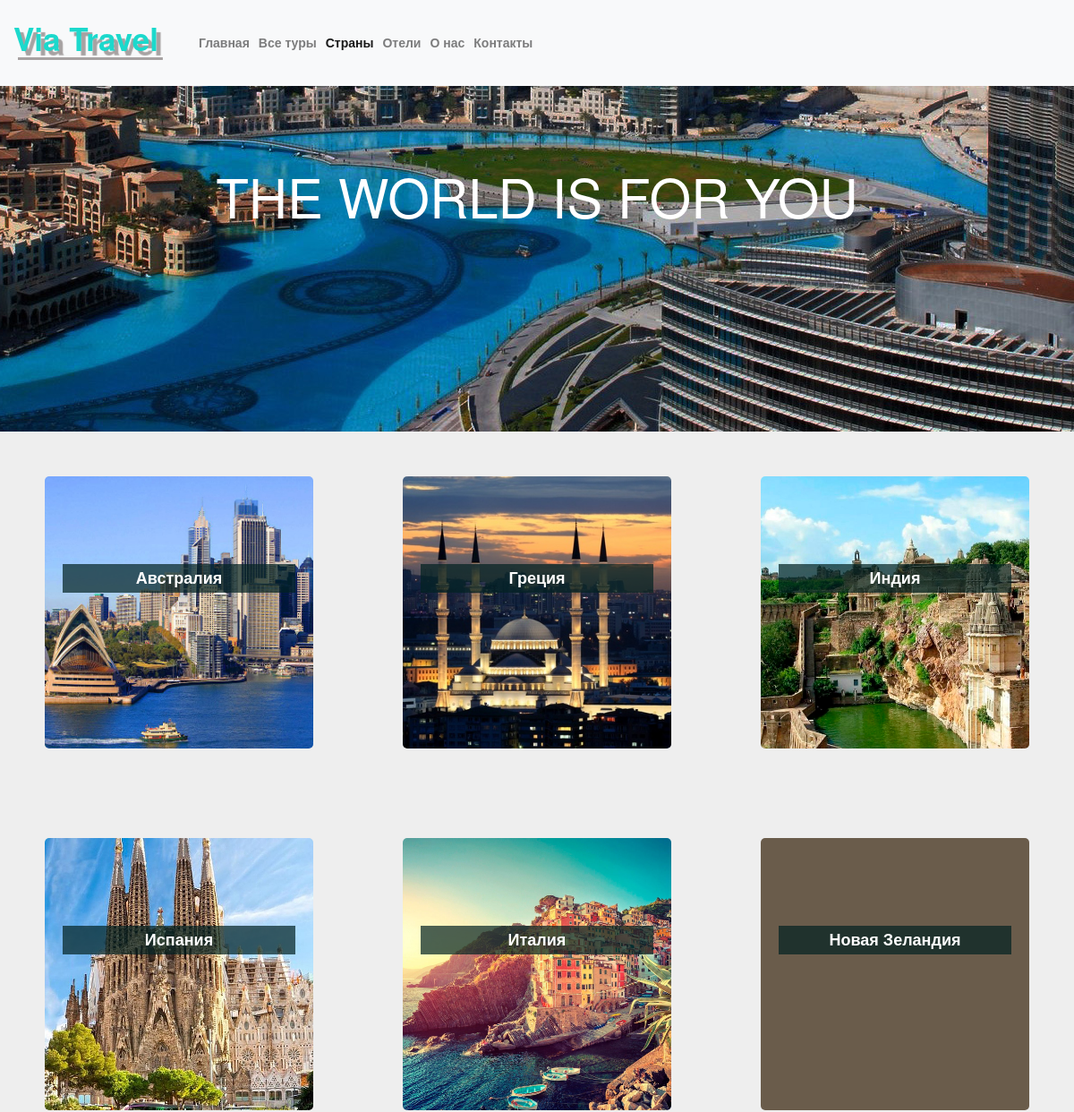
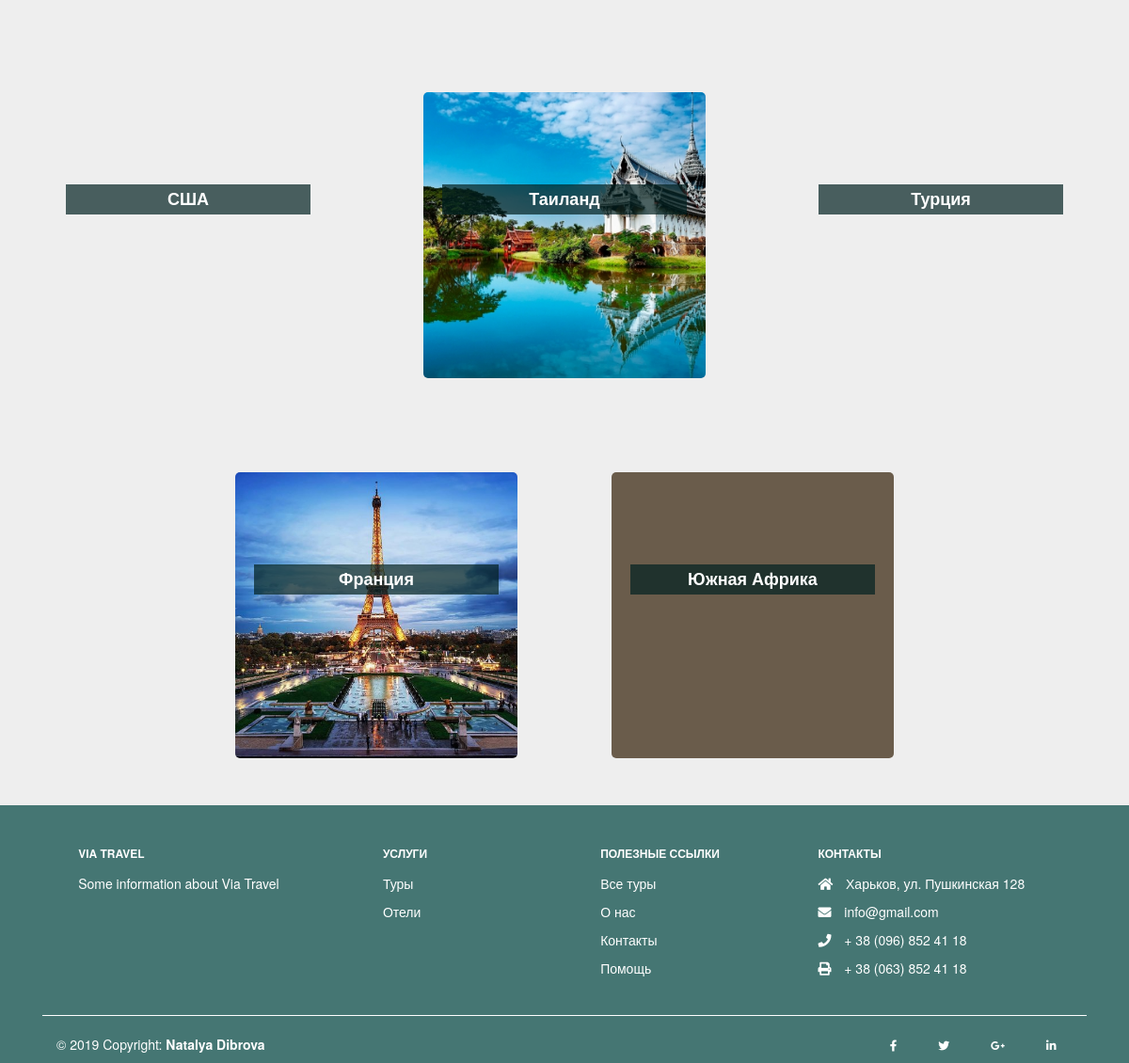
/?countries, run on the app's committed database (2 pictures, top to bottom).
### tables this page shows
CREATE TABLE `countries` (
  `id` int(11) NOT NULL,
  `title` text NOT NULL,
  `description` text
);

### lib/controllers/Controller.php (called while the page is built, shortened)
<?php
class Controller{
    public function __construct($db, $logger)
    {
        $this->db = $db;
    }
}

### lib/controllers/CountryController.php (the view, shortened to what this page needs)
<?php
class CountryController extends Controller {
    public function countriesList()
    {
        $sql = 'SELECT * FROM countries ORDER BY title';
        foreach ($this->db->query($sql) as $row) {
            echo "<a class='mainContentComponents' style='background: url(../../css/img/{$row['title']}.jpg); background-size: cover; background-position: center center' href='?describeCountry={$row['id']}'><h4 class='countryName'>".$row['title'] . "</h4></a>";
        }
    }
}
?>

### css/style.css (style rules this page uses)
* { margin:0;padding:0 }
body { background-color:#eee;text-align:center }
.mainContentComponents { display:inline-block;width:25vw;margin:50px 50px;text-align:center;padding:20px;border-radius:5px;background-color:#6a5c4b;color:#fff;height:38vh }
.countryName { margin-top:30%;padding:0.5vw;background-color:rgba(2,34,34,0.7);font-weight:700 }

### data on the page
countries: title (picture), title "Австралия"
countries: title (picture), title "Греция"
countries: title (picture), title "Индия"
countries: title (picture), title "Испания"
countries: title (picture), title "Италия"
countries: title "Новая Зеландия"
countries: title "США"
countries: title (picture), title "Таиланд"
countries: title "Турция"
countries: title (picture), title "Франция"
countries: title "Южная Африка"

### other printed values
$k "Главная"
$k "Все туры"
$k "Страны"
$k "Отели"
$k "О нас"
$k "Контакты"
